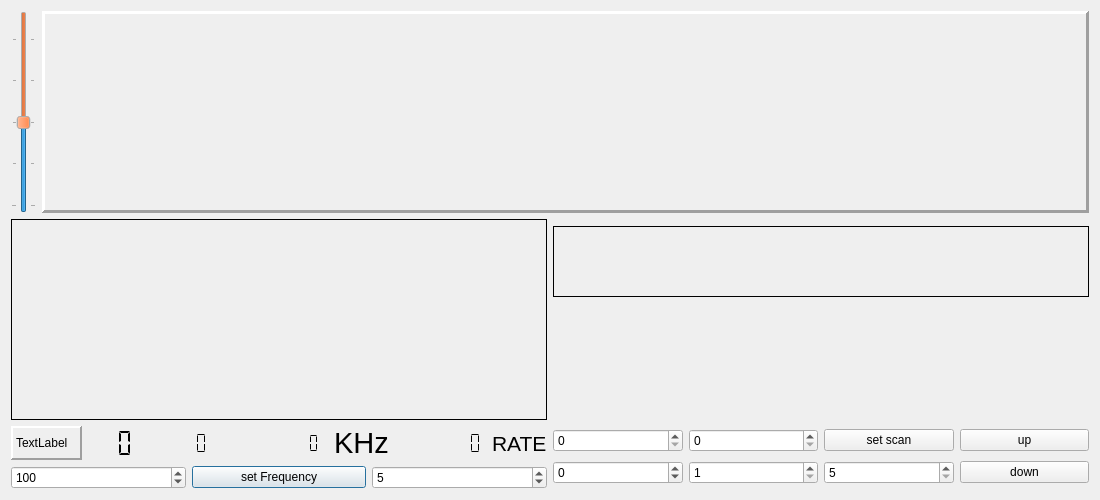
<?xml version="1.0" encoding="UTF-8"?>
<ui version="4.0">
 <author>jan</author>
 <class>SDRplayViewer</class>
 <widget class="QDialog" name="SDRplayViewer">
  <property name="geometry">
   <rect>
    <x>0</x>
    <y>0</y>
    <width>1100</width>
    <height>500</height>
   </rect>
  </property>
  <property name="font">
   <font>
    <weight>50</weight>
    <bold>false</bold>
   </font>
  </property>
  <property name="windowTitle">
   <string>spectrum-viewer</string>
  </property>
  <property name="windowIconText">
   <string>QUIT</string>
  </property>
  <layout class="QVBoxLayout" name="verticalLayout_3">
   <item>
    <layout class="QHBoxLayout" name="horizontalLayout_3">
     <item>
      <widget class="QSlider" name="spectrumAmplitudeSlider">
       <property name="palette">
        <palette>
         <active>
          <colorrole role="Button">
           <brush brushstyle="SolidPattern">
            <color alpha="255">
             <red>255</red>
             <green>85</green>
             <blue>0</blue>
            </color>
           </brush>
          </colorrole>
         </active>
         <inactive>
          <colorrole role="Button">
           <brush brushstyle="SolidPattern">
            <color alpha="255">
             <red>255</red>
             <green>85</green>
             <blue>0</blue>
            </color>
           </brush>
          </colorrole>
         </inactive>
         <disabled>
          <colorrole role="Button">
           <brush brushstyle="SolidPattern">
            <color alpha="255">
             <red>255</red>
             <green>85</green>
             <blue>0</blue>
            </color>
           </brush>
          </colorrole>
         </disabled>
        </palette>
       </property>
       <property name="minimum">
        <number>10</number>
       </property>
       <property name="maximum">
        <number>100</number>
       </property>
       <property name="sliderPosition">
        <number>50</number>
       </property>
       <property name="orientation">
        <enum>Qt::Vertical</enum>
       </property>
       <property name="tickPosition">
        <enum>QSlider::TicksBothSides</enum>
       </property>
       <property name="tickInterval">
        <number>20</number>
       </property>
      </widget>
     </item>
     <item>
      <widget class="QwtPlot" name="hf_spectrumscope">
       <property name="sizePolicy">
        <sizepolicy hsizetype="MinimumExpanding" vsizetype="Expanding">
         <horstretch>0</horstretch>
         <verstretch>0</verstretch>
        </sizepolicy>
       </property>
       <property name="toolTip">
        <string>&lt;html&gt;&lt;head/&gt;&lt;body&gt;&lt;p&gt;main display&lt;/p&gt;&lt;/body&gt;&lt;/html&gt;</string>
       </property>
       <property name="autoFillBackground">
        <bool>false</bool>
       </property>
       <property name="frameShape">
        <enum>QFrame::Panel</enum>
       </property>
       <property name="frameShadow">
        <enum>QFrame::Raised</enum>
       </property>
       <property name="lineWidth">
        <number>3</number>
       </property>
      </widget>
     </item>
    </layout>
   </item>
   <item>
    <layout class="QHBoxLayout" name="horizontalLayout_4">
     <item>
      <widget class="QwtPlot" name="hf_waterfallscope">
       <property name="sizePolicy">
        <sizepolicy hsizetype="MinimumExpanding" vsizetype="Expanding">
         <horstretch>0</horstretch>
         <verstretch>0</verstretch>
        </sizepolicy>
       </property>
       <property name="frameShape">
        <enum>QFrame::Panel</enum>
       </property>
      </widget>
     </item>
     <item>
      <layout class="QVBoxLayout" name="verticalLayout_2">
       <item>
        <widget class="QwtPlot" name="signalScope">
         <property name="sizePolicy">
          <sizepolicy hsizetype="MinimumExpanding" vsizetype="Expanding">
           <horstretch>0</horstretch>
           <verstretch>0</verstretch>
          </sizepolicy>
         </property>
         <property name="maximumSize">
          <size>
           <width>16777215</width>
           <height>71</height>
          </size>
         </property>
         <property name="frameShape">
          <enum>QFrame::Panel</enum>
         </property>
        </widget>
       </item>
       <item>
        <widget class="QwtPlot" name="detailScope">
         <property name="maximumSize">
          <size>
           <width>16777215</width>
           <height>101</height>
          </size>
         </property>
        </widget>
       </item>
      </layout>
     </item>
    </layout>
   </item>
   <item>
    <layout class="QHBoxLayout" name="horizontalLayout_7">
     <item>
      <layout class="QVBoxLayout" name="verticalLayout">
       <item>
        <layout class="QHBoxLayout" name="horizontalLayout_6">
         <item>
          <widget class="QLabel" name="timeDisplay">
           <property name="toolTip">
            <string>&lt;html&gt;&lt;head/&gt;&lt;body&gt;&lt;p&gt;show the current time.&lt;/p&gt;&lt;/body&gt;&lt;/html&gt;</string>
           </property>
           <property name="frameShape">
            <enum>QFrame::Panel</enum>
           </property>
           <property name="frameShadow">
            <enum>QFrame::Raised</enum>
           </property>
           <property name="lineWidth">
            <number>2</number>
           </property>
           <property name="text">
            <string>TextLabel</string>
           </property>
          </widget>
         </item>
         <item>
          <layout class="QHBoxLayout" name="horizontalLayout">
           <item>
            <widget class="QLCDNumber" name="signalStrength">
             <property name="frameShape">
              <enum>QFrame::NoFrame</enum>
             </property>
             <property name="digitCount">
              <number>3</number>
             </property>
             <property name="segmentStyle">
              <enum>QLCDNumber::Flat</enum>
             </property>
            </widget>
           </item>
           <item>
            <widget class="QLCDNumber" name="currentFreq">
             <property name="frameShape">
              <enum>QFrame::NoFrame</enum>
             </property>
             <property name="digitCount">
              <number>6</number>
             </property>
             <property name="segmentStyle">
              <enum>QLCDNumber::Flat</enum>
             </property>
            </widget>
           </item>
           <item>
            <widget class="QLCDNumber" name="lcd_freq_display">
             <property name="palette">
              <palette>
               <active>
                <colorrole role="Button">
                 <brush brushstyle="SolidPattern">
                  <color alpha="255">
                   <red>255</red>
                   <green>0</green>
                   <blue>0</blue>
                  </color>
                 </brush>
                </colorrole>
                <colorrole role="Base">
                 <brush brushstyle="SolidPattern">
                  <color alpha="255">
                   <red>255</red>
                   <green>255</green>
                   <blue>0</blue>
                  </color>
                 </brush>
                </colorrole>
                <colorrole role="Window">
                 <brush brushstyle="SolidPattern">
                  <color alpha="255">
                   <red>255</red>
                   <green>255</green>
                   <blue>0</blue>
                  </color>
                 </brush>
                </colorrole>
               </active>
               <inactive>
                <colorrole role="Button">
                 <brush brushstyle="SolidPattern">
                  <color alpha="255">
                   <red>255</red>
                   <green>0</green>
                   <blue>0</blue>
                  </color>
                 </brush>
                </colorrole>
                <colorrole role="Base">
                 <brush brushstyle="SolidPattern">
                  <color alpha="255">
                   <red>255</red>
                   <green>255</green>
                   <blue>0</blue>
                  </color>
                 </brush>
                </colorrole>
                <colorrole role="Window">
                 <brush brushstyle="SolidPattern">
                  <color alpha="255">
                   <red>255</red>
                   <green>255</green>
                   <blue>0</blue>
                  </color>
                 </brush>
                </colorrole>
               </inactive>
               <disabled>
                <colorrole role="Button">
                 <brush brushstyle="SolidPattern">
                  <color alpha="255">
                   <red>255</red>
                   <green>0</green>
                   <blue>0</blue>
                  </color>
                 </brush>
                </colorrole>
                <colorrole role="Base">
                 <brush brushstyle="SolidPattern">
                  <color alpha="255">
                   <red>255</red>
                   <green>255</green>
                   <blue>0</blue>
                  </color>
                 </brush>
                </colorrole>
                <colorrole role="Window">
                 <brush brushstyle="SolidPattern">
                  <color alpha="255">
                   <red>255</red>
                   <green>255</green>
                   <blue>0</blue>
                  </color>
                 </brush>
                </colorrole>
               </disabled>
              </palette>
             </property>
             <property name="font">
              <font>
               <pointsize>17</pointsize>
               <weight>75</weight>
               <italic>true</italic>
               <bold>true</bold>
              </font>
             </property>
             <property name="toolTip">
              <string>&lt;html&gt;&lt;head/&gt;&lt;body&gt;&lt;p&gt;&lt;span style=&quot; font-size:10pt; font-weight:400; font-style:normal;&quot;&gt;The selected frequency.&lt;/span&gt;&lt;/p&gt;&lt;/body&gt;&lt;/html&gt;</string>
             </property>
             <property name="autoFillBackground">
              <bool>false</bool>
             </property>
             <property name="frameShadow">
              <enum>QFrame::Plain</enum>
             </property>
             <property name="lineWidth">
              <number>0</number>
             </property>
             <property name="digitCount">
              <number>10</number>
             </property>
             <property name="segmentStyle">
              <enum>QLCDNumber::Flat</enum>
             </property>
            </widget>
           </item>
           <item>
            <widget class="QLabel" name="label">
             <property name="font">
              <font>
               <pointsize>22</pointsize>
               <weight>50</weight>
               <bold>false</bold>
              </font>
             </property>
             <property name="text">
              <string>KHz</string>
             </property>
            </widget>
           </item>
          </layout>
         </item>
         <item>
          <layout class="QHBoxLayout" name="horizontalLayout_2">
           <item>
            <widget class="QLCDNumber" name="lcd_rate_display">
             <property name="palette">
              <palette>
               <active>
                <colorrole role="Base">
                 <brush brushstyle="SolidPattern">
                  <color alpha="255">
                   <red>255</red>
                   <green>255</green>
                   <blue>255</blue>
                  </color>
                 </brush>
                </colorrole>
                <colorrole role="Window">
                 <brush brushstyle="SolidPattern">
                  <color alpha="255">
                   <red>255</red>
                   <green>255</green>
                   <blue>0</blue>
                  </color>
                 </brush>
                </colorrole>
               </active>
               <inactive>
                <colorrole role="Base">
                 <brush brushstyle="SolidPattern">
                  <color alpha="255">
                   <red>255</red>
                   <green>255</green>
                   <blue>255</blue>
                  </color>
                 </brush>
                </colorrole>
                <colorrole role="Window">
                 <brush brushstyle="SolidPattern">
                  <color alpha="255">
                   <red>255</red>
                   <green>255</green>
                   <blue>0</blue>
                  </color>
                 </brush>
                </colorrole>
               </inactive>
               <disabled>
                <colorrole role="Base">
                 <brush brushstyle="SolidPattern">
                  <color alpha="255">
                   <red>255</red>
                   <green>255</green>
                   <blue>0</blue>
                  </color>
                 </brush>
                </colorrole>
                <colorrole role="Window">
                 <brush brushstyle="SolidPattern">
                  <color alpha="255">
                   <red>255</red>
                   <green>255</green>
                   <blue>0</blue>
                  </color>
                 </brush>
                </colorrole>
               </disabled>
              </palette>
             </property>
             <property name="toolTip">
              <string>&lt;html&gt;&lt;head/&gt;&lt;body&gt;&lt;p&gt;The selected samplerate.&lt;/p&gt;&lt;/body&gt;&lt;/html&gt;</string>
             </property>
             <property name="autoFillBackground">
              <bool>false</bool>
             </property>
             <property name="frameShape">
              <enum>QFrame::NoFrame</enum>
             </property>
             <property name="frameShadow">
              <enum>QFrame::Plain</enum>
             </property>
             <property name="lineWidth">
              <number>0</number>
             </property>
             <property name="digitCount">
              <number>8</number>
             </property>
             <property name="segmentStyle">
              <enum>QLCDNumber::Flat</enum>
             </property>
            </widget>
           </item>
           <item>
            <widget class="QLabel" name="label_6">
             <property name="font">
              <font>
               <pointsize>16</pointsize>
               <weight>50</weight>
               <bold>false</bold>
              </font>
             </property>
             <property name="text">
              <string>RATE</string>
             </property>
            </widget>
           </item>
          </layout>
         </item>
        </layout>
       </item>
       <item>
        <layout class="QHBoxLayout" name="horizontalLayout_5">
         <item>
          <widget class="QSpinBox" name="reductor">
           <property name="maximum">
            <number>500</number>
           </property>
           <property name="singleStep">
            <number>10</number>
           </property>
           <property name="value">
            <number>100</number>
           </property>
          </widget>
         </item>
         <item>
          <widget class="QPushButton" name="freqButton">
           <property name="text">
            <string>set Frequency</string>
           </property>
          </widget>
         </item>
         <item>
          <widget class="QSpinBox" name="mouseIncrement">
           <property name="minimum">
            <number>1</number>
           </property>
           <property name="value">
            <number>5</number>
           </property>
          </widget>
         </item>
        </layout>
       </item>
      </layout>
     </item>
     <item>
      <layout class="QGridLayout" name="gridLayout">
       <item row="0" column="0">
        <widget class="QSpinBox" name="lowerLimit">
         <property name="toolTip">
          <string>&lt;html&gt;&lt;head/&gt;&lt;body&gt;&lt;p&gt;Lower end of scan range, expressed in mHz.&lt;/p&gt;&lt;/body&gt;&lt;/html&gt;</string>
         </property>
         <property name="maximum">
          <number>2000</number>
         </property>
        </widget>
       </item>
       <item row="0" column="1">
        <widget class="QSpinBox" name="upperLimit">
         <property name="toolTip">
          <string>&lt;html&gt;&lt;head/&gt;&lt;body&gt;&lt;p&gt;Top end of the scan range, expressed in mHz.&lt;/p&gt;&lt;/body&gt;&lt;/html&gt;</string>
         </property>
         <property name="maximum">
          <number>2000</number>
         </property>
        </widget>
       </item>
       <item row="0" column="2">
        <widget class="QPushButton" name="scanstartButton">
         <property name="toolTip">
          <string>&lt;html&gt;&lt;head/&gt;&lt;body&gt;&lt;p&gt;Scanner function. When pushed, the selected frequency will be increased periodically by the amount specified in the stepSize. When pushed while scanning, scanning will halt.&lt;/p&gt;&lt;/body&gt;&lt;/html&gt;</string>
         </property>
         <property name="text">
          <string>set scan</string>
         </property>
        </widget>
       </item>
       <item row="0" column="3">
        <widget class="QPushButton" name="upButton">
         <property name="text">
          <string>up</string>
         </property>
        </widget>
       </item>
       <item row="1" column="0">
        <widget class="QSpinBox" name="stepSize">
         <property name="toolTip">
          <string>&lt;html&gt;&lt;head/&gt;&lt;body&gt;&lt;p&gt;Stepsize while scanning, expressed in kHz.&lt;/p&gt;&lt;/body&gt;&lt;/html&gt;</string>
         </property>
         <property name="minimum">
          <number>-4000</number>
         </property>
         <property name="maximum">
          <number>4000</number>
         </property>
        </widget>
       </item>
       <item row="1" column="1">
        <widget class="QSpinBox" name="delayBox">
         <property name="toolTip">
          <string>&lt;html&gt;&lt;head/&gt;&lt;body&gt;&lt;p&gt;Delay function, active while scanning. Expressed in seconds.&lt;/p&gt;&lt;/body&gt;&lt;/html&gt;</string>
         </property>
         <property name="minimum">
          <number>1</number>
         </property>
        </widget>
       </item>
       <item row="1" column="2">
        <widget class="QSpinBox" name="decimationSpinner">
         <property name="toolTip">
          <string>decimation spinbox. Determines the degree of decimation of the original signal to for showing the
spectrum .</string>
         </property>
         <property name="minimum">
          <number>5</number>
         </property>
         <property name="maximum">
          <number>100</number>
         </property>
        </widget>
       </item>
       <item row="1" column="3">
        <widget class="QPushButton" name="downButton">
         <property name="text">
          <string>down</string>
         </property>
        </widget>
       </item>
      </layout>
     </item>
    </layout>
   </item>
  </layout>
 </widget>
 <layoutdefault spacing="6" margin="11"/>
 <pixmapfunction>qPixmapFromMimeSource</pixmapfunction>
 <customwidgets>
  <customwidget>
   <class>QwtPlot</class>
   <extends>QFrame</extends>
   <header>qwt_plot.h</header>
   <container>1</container>
  </customwidget>
 </customwidgets>
 <includes>
  <include location="local">qwt_plot.h</include>
  <include location="local">qwt_scale_widget.h</include>
  <include location="local">qwt_scale_widget.h</include>
  <include location="local">qwt_plot.h</include>
  <include location="local">qwt_scale_widget.h</include>
  <include location="local">qwt_scale_widget.h</include>
  <include location="local">qwt_text_label.h</include>
 </includes>
 <resources/>
 <connections/>
</ui>
